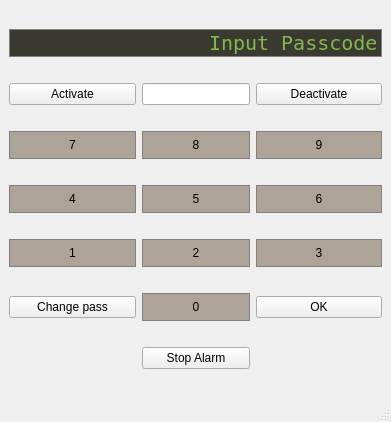
<?xml version="1.0" encoding="UTF-8"?>
<ui version="4.0">
 <class>ControlPanel</class>
 <widget class="QMainWindow" name="ControlPanel">
  <property name="geometry">
   <rect>
    <x>0</x>
    <y>0</y>
    <width>391</width>
    <height>422</height>
   </rect>
  </property>
  <property name="windowTitle">
   <string>ControlPanel</string>
  </property>
  <widget class="QWidget" name="centralwidget">
   <layout class="QGridLayout" name="gridLayout">
    <item row="4" column="0">
     <widget class="QPushButton" name="Button7">
      <property name="sizePolicy">
       <sizepolicy hsizetype="Minimum" vsizetype="Ignored">
        <horstretch>0</horstretch>
        <verstretch>0</verstretch>
       </sizepolicy>
      </property>
      <property name="styleSheet">
       <string notr="true">QPushButton {
	background-color: #ada397;
	border: 1px solid gray;
	padding: 6px;
}

QPushButton:pressed {
  	background-color: #bdcebe;
	border: 1px solid gray;
	padding: 6px;
}
</string>
      </property>
      <property name="text">
       <string>7</string>
      </property>
     </widget>
    </item>
    <item row="5" column="1">
     <widget class="QPushButton" name="Button5">
      <property name="styleSheet">
       <string notr="true">QPushButton {
	background-color: #ada397;
	border: 1px solid gray;
	padding: 6px;
}

QPushButton:pressed {
  	background-color: #bdcebe;
	border: 1px solid gray;
	padding: 6px;
}
</string>
      </property>
      <property name="text">
       <string>5</string>
      </property>
     </widget>
    </item>
    <item row="7" column="1">
     <widget class="QPushButton" name="Button0">
      <property name="styleSheet">
       <string notr="true">QPushButton {
	background-color: #ada397;
	border: 1px solid gray;
	padding: 6px;
}

QPushButton:pressed {
  	background-color: #bdcebe;
	border: 1px solid gray;
	padding: 6px;
}
</string>
      </property>
      <property name="text">
       <string>0</string>
      </property>
     </widget>
    </item>
    <item row="5" column="2">
     <widget class="QPushButton" name="Button6">
      <property name="styleSheet">
       <string notr="true">QPushButton {
	background-color: #ada397;
	border: 1px solid gray;
	padding: 6px;
}

QPushButton:pressed {
  	background-color: #bdcebe;
	border: 1px solid gray;
	padding: 6px;
}
</string>
      </property>
      <property name="text">
       <string>6</string>
      </property>
     </widget>
    </item>
    <item row="3" column="0">
     <widget class="QPushButton" name="Activate">
      <property name="text">
       <string>Activate</string>
      </property>
     </widget>
    </item>
    <item row="1" column="0" colspan="3">
     <widget class="QLineEdit" name="Display">
      <property name="sizePolicy">
       <sizepolicy hsizetype="Preferred" vsizetype="Fixed">
        <horstretch>0</horstretch>
        <verstretch>0</verstretch>
       </sizepolicy>
      </property>
      <property name="font">
       <font>
        <family>Andale Mono</family>
        <pointsize>15</pointsize>
       </font>
      </property>
      <property name="styleSheet">
       <string notr="true">QLineEdit{
	background-color: #3b3a30;
	border: 1px solid gray;
	color: #82b74b;
}</string>
      </property>
      <property name="text">
       <string>Input Passcode</string>
      </property>
      <property name="alignment">
       <set>Qt::AlignRight|Qt::AlignTrailing|Qt::AlignVCenter</set>
      </property>
     </widget>
    </item>
    <item row="4" column="2">
     <widget class="QPushButton" name="Button9">
      <property name="styleSheet">
       <string notr="true">QPushButton {
	background-color: #ada397;
	border: 1px solid gray;
	padding: 6px;
}

QPushButton:pressed {
  	background-color: #bdcebe;
	border: 1px solid gray;
	padding: 6px;
}
</string>
      </property>
      <property name="text">
       <string>9</string>
      </property>
     </widget>
    </item>
    <item row="3" column="2">
     <widget class="QPushButton" name="Deactivate">
      <property name="text">
       <string>Deactivate</string>
      </property>
     </widget>
    </item>
    <item row="4" column="1">
     <widget class="QPushButton" name="Button8">
      <property name="styleSheet">
       <string notr="true">QPushButton {
	background-color: #ada397;
	border: 1px solid gray;
	padding: 6px;
}

QPushButton:pressed {
  	background-color: #bdcebe;
	border: 1px solid gray;
	padding: 6px;
}
</string>
      </property>
      <property name="text">
       <string>8</string>
      </property>
     </widget>
    </item>
    <item row="6" column="2">
     <widget class="QPushButton" name="Button3">
      <property name="styleSheet">
       <string notr="true">QPushButton {
	background-color: #ada397;
	border: 1px solid gray;
	padding: 6px;
}

QPushButton:pressed {
  	background-color: #bdcebe;
	border: 1px solid gray;
	padding: 6px;
}
</string>
      </property>
      <property name="text">
       <string>3</string>
      </property>
     </widget>
    </item>
    <item row="5" column="0">
     <widget class="QPushButton" name="Button4">
      <property name="styleSheet">
       <string notr="true">QPushButton {
	background-color: #ada397;
	border: 1px solid gray;
	padding: 6px;
}

QPushButton:pressed {
  	background-color: #bdcebe;
	border: 1px solid gray;
	padding: 6px;
}
</string>
      </property>
      <property name="text">
       <string>4</string>
      </property>
     </widget>
    </item>
    <item row="3" column="1">
     <widget class="QLineEdit" name="CurrentState">
      <property name="sizePolicy">
       <sizepolicy hsizetype="Fixed" vsizetype="Fixed">
        <horstretch>0</horstretch>
        <verstretch>0</verstretch>
       </sizepolicy>
      </property>
     </widget>
    </item>
    <item row="6" column="1">
     <widget class="QPushButton" name="Button2">
      <property name="styleSheet">
       <string notr="true">QPushButton {
	background-color: #ada397;
	border: 1px solid gray;
	padding: 6px;
}

QPushButton:pressed {
  	background-color: #bdcebe;
	border: 1px solid gray;
	padding: 6px;
}
</string>
      </property>
      <property name="text">
       <string>2</string>
      </property>
     </widget>
    </item>
    <item row="7" column="0">
     <widget class="QPushButton" name="ChangePass">
      <property name="text">
       <string>Change pass</string>
      </property>
     </widget>
    </item>
    <item row="6" column="0">
     <widget class="QPushButton" name="Button1">
      <property name="styleSheet">
       <string notr="true">QPushButton {
	background-color: #ada397;
	border: 1px solid gray;
	padding: 6px;
}

QPushButton:pressed {
  	background-color: #bdcebe;
	border: 1px solid gray;
	padding: 6px;
}
</string>
      </property>
      <property name="text">
       <string>1</string>
      </property>
     </widget>
    </item>
    <item row="7" column="2">
     <widget class="QPushButton" name="Ok">
      <property name="text">
       <string>OK</string>
      </property>
     </widget>
    </item>
    <item row="8" column="1">
     <widget class="QPushButton" name="StopAlarm">
      <property name="text">
       <string>Stop Alarm</string>
      </property>
     </widget>
    </item>
   </layout>
  </widget>
  <widget class="QMenuBar" name="menubar">
   <property name="geometry">
    <rect>
     <x>0</x>
     <y>0</y>
     <width>391</width>
     <height>37</height>
    </rect>
   </property>
  </widget>
  <widget class="QStatusBar" name="statusbar"/>
 </widget>
 <resources/>
 <connections/>
</ui>
